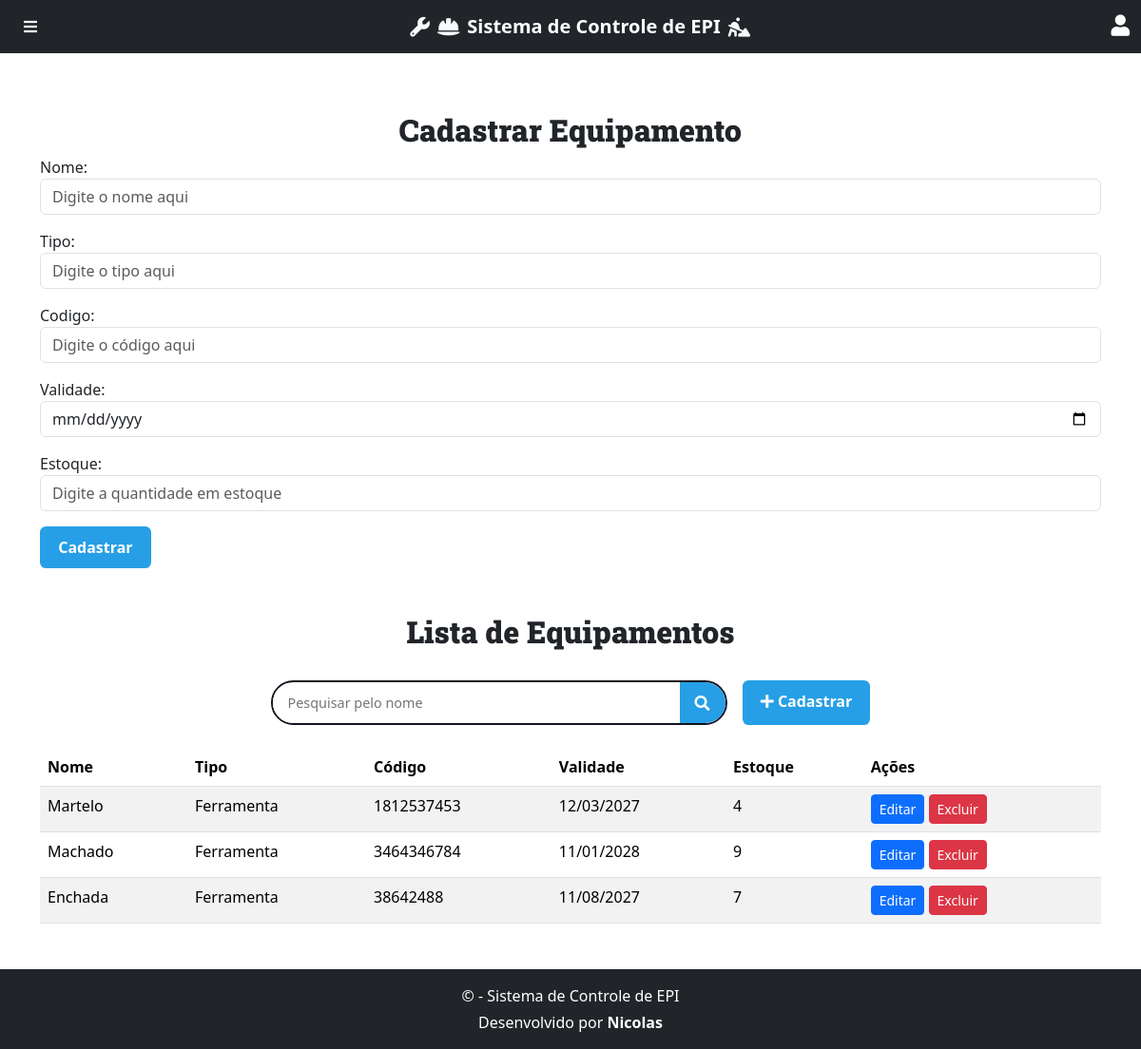
/equipamentos/, run on an earlier commit of the app's database.
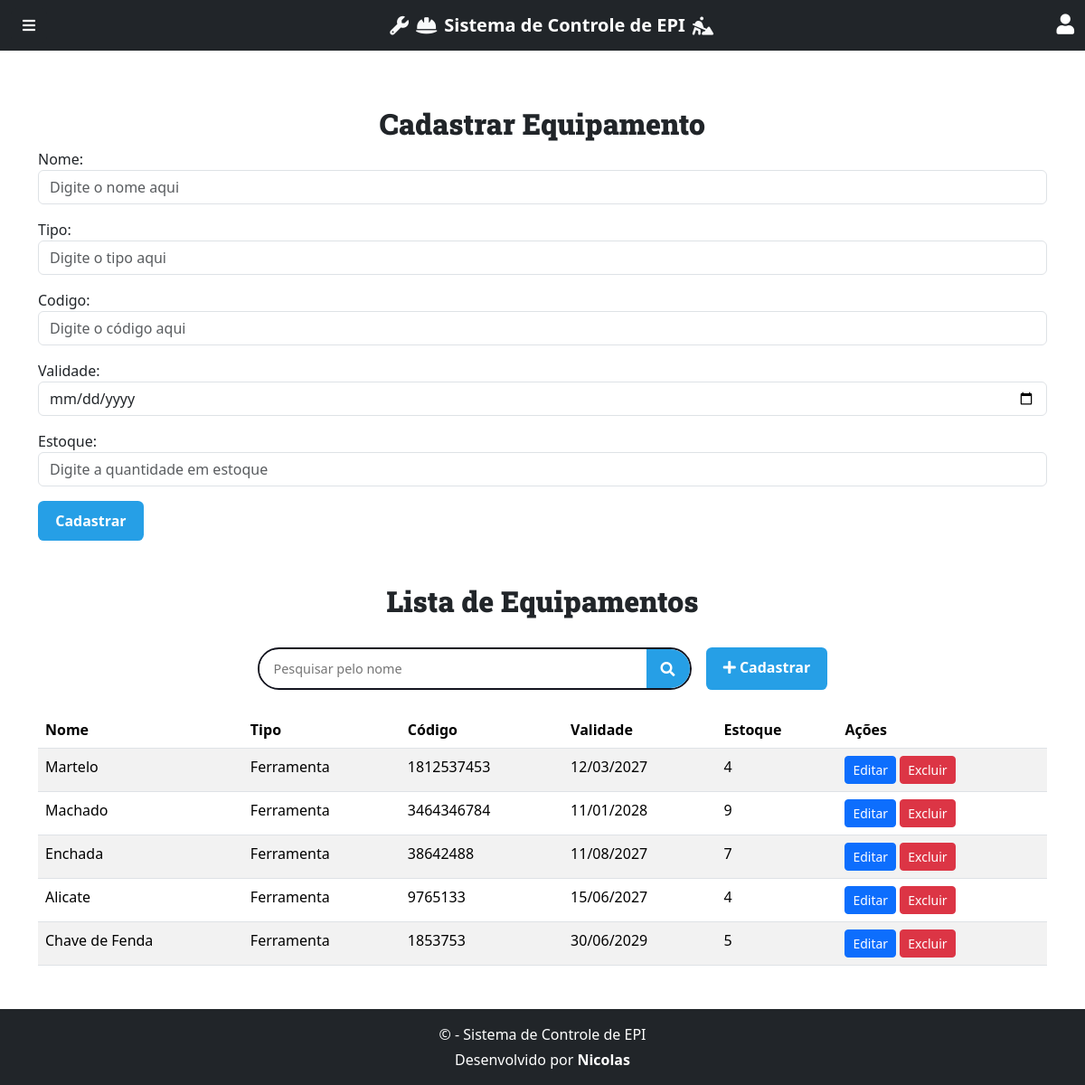
And on a later commit of the database.
### core/models/equipamento_model.py (models this page shows, shortened)
class Equipamento(models.Model):
    nome = models.CharField(max_length=100)
    tipo = models.CharField(max_length=100)
    codigo = models.CharField(max_length=50, unique=True)
    validade = models.DateField()
    estoque = models.IntegerField()

### core/views/equipamento_views.py (the view)
# urls.py: path('equipamentos/', equipamento_views.criar_equipamento, name='criar_equipamento'),
def criar_equipamento(request):
    equipamentos = Equipamento.objects.all()
    if request.method == 'POST':
        form = EquipamentoForm(request.POST)
        if form.is_valid():
            form.save()
            messages.success(request, "Equipamento cadastrado com sucesso!")
            return redirect('criar_equipamento')
    else:
        form = EquipamentoForm()
    return render(request, 'core/pages/equipamento.html', {
        'form': form,
        'equipamentos': equipamentos
    })

### core/forms/equipamento_form.py
class EquipamentoForm(forms.ModelForm):
    class Meta:
        model = Equipamento
        fields = ['nome', 'tipo', 'codigo', 'validade', 'estoque']
        widgets = {
            'validade': forms.DateInput(attrs={'type': 'date', 'class': 'form-control'}),
            'nome': forms.TextInput(attrs={'class': 'form-control', 'placeholder': 'Digite o nome aqui'}),
            'tipo': forms.TextInput(attrs={'class': 'form-control', 'placeholder': 'Digite o tipo aqui'}),
            'codigo': forms.TextInput(attrs={'class': 'form-control', 'placeholder': 'Digite o código aqui'}),
            'estoque': forms.NumberInput(attrs={'class': 'form-control', 'placeholder': 'Digite a quantidade em estoque'}),
        }

### core/templates/core/pages/equipamento.html (shortened to what this page needs)
{% extends 'global/base.html' %}
{% load static %}
{% block content %}
  <div class="container">
    <h2 class="mt-4">Cadastrar Equipamento</h2>
    <form action="{% url 'criar_equipamento' %}" method="POST" class="mb-5">
      <div class="mb-3">
        {{ form.nome.label_tag }}
        {{ form.nome }}
      </div>
      <div class="mb-3">
        {{ form.tipo.label_tag }}
        {{ form.tipo }}
      </div>
      <div class="mb-3">
        {{ form.codigo.label_tag }}
        {{ form.codigo }}
      </div>
      <div class="mb-3">
        {{ form.validade.label_tag }}
        {{ form.validade }}
      </div>
      <div class="mb-3">
        {{ form.estoque.label_tag }}
        {{ form.estoque }}
      </div>
      <button type="submit" class="btn btn-success">Cadastrar</button>
    </form>
  </div>
  <div class="container">
    <div class="d-flex justify-content-between align-items-center mb-4">
      <h2 class="text-center flex-grow-1">Lista de Equipamentos</h2>
    </div>
    <div class="search-container mb-4">
      <form action="{% url 'listar_equipamentos' %}" method="get" class="search-form d-flex">
      <input
        type="search"
        class="search-input"
        name="search"
        placeholder="Pesquisar pelo nome"
        value="{{ search_query }}"
        autocomplete="off"
      >
      <button type="submit" class="search-button">
        <i class="fas fa-search"></i>
      </button>
      </form>
      <a href="{% url 'criar_equipamento' %}" class="btn btn-success ms-3">
        <i class="fas fa-plus"></i> Cadastrar
      </a>
    </div>
    <table class="table table-striped">
      <thead>
        <tr>
          <th>Nome</th>
          <th>Tipo</th>
          <th>Código</th>
          <th>Validade</th>
          <th>Estoque</th>
          <th>Ações</th>
        </tr>
      </thead>
      <tbody>
        {% for i in equipamentos %}
        <tr>
          <td>{{ i.nome }}</td>
          <td>{{ i.tipo }}</td>
          <td>{{ i.codigo }}</td>
          <td>{{ i.validade|date:"d/m/Y" }}</td>
          <td>{{ i.estoque }}</td>
          <td>
            <a href="{% url 'editar_equipamento' i.id %}" class="btn btn-primary btn-sm">Editar</a>
            <button type="button" class="btn btn-danger btn-sm" data-bs-toggle="modal"
              data-bs-target="#confirmDelete{{ i.id }}">
              Excluir
            </button>
          </td>
        </tr>
        {% empty %}
        <tr>
          <td colspan="6" class="text-center">Nenhum equipamento encontrado.</td>
        </tr>
        {% endfor %}
      </tbody>
    </table>
  </div>
{% endblock %}

What changed in the data, as far as the page shows it:
added Equipamento: nome "Alicate", tipo "Ferramenta", codigo "9765133", validade "15/06/2027", estoque "4"
added Equipamento: nome "Chave de Fenda", tipo "Ferramenta", codigo "1853753", validade "30/06/2029", estoque "5"
